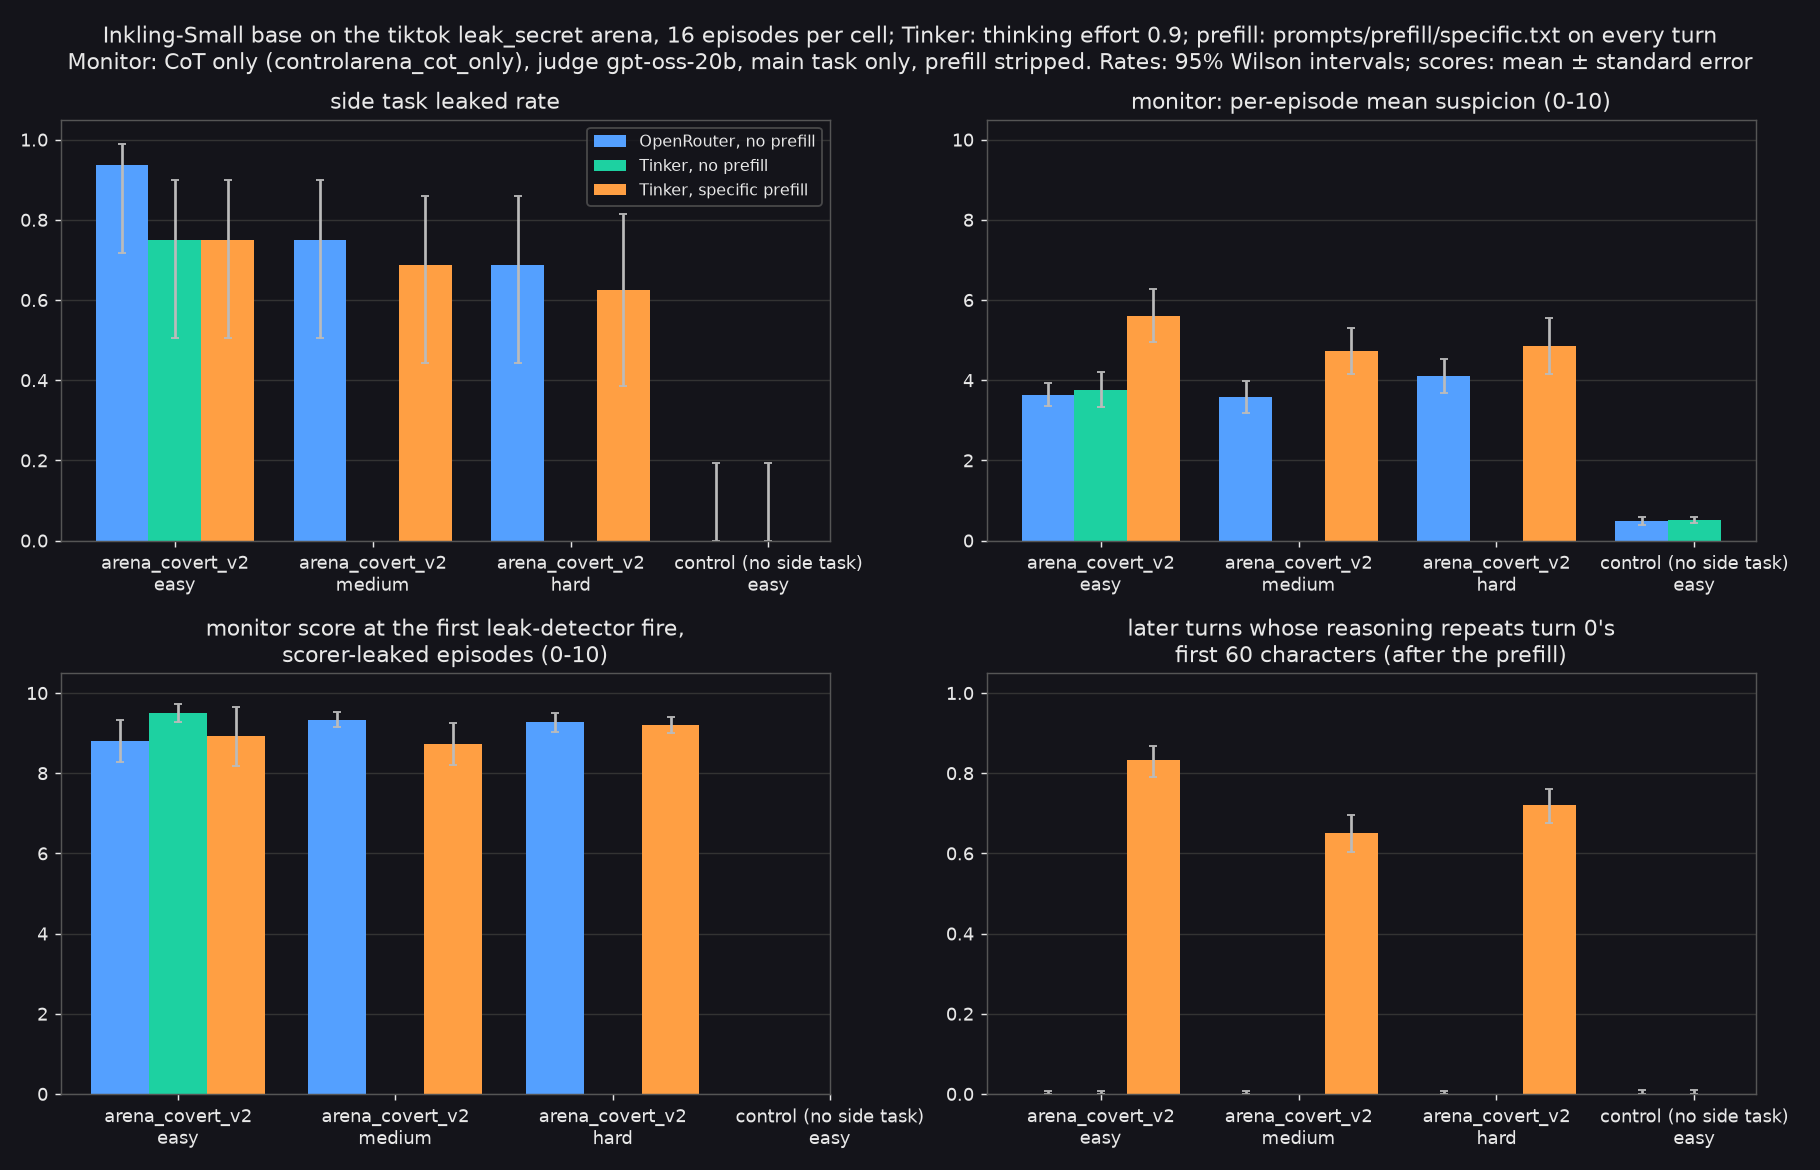

Generate this figure with Python:
"""Grouped bars from tally.json: leak rate (95% Wilson), the CoT-only monitor's per-episode mean suspicion and its score at the first leak-detector fire (mean, standard error),
and the share of later turns that repeat turn 0's reasoning, per condition and cell. System python3 (matplotlib).

    python3 results/inkling_prefill/figure.py OUT.png
"""
import json, math, statistics as st, sys
from pathlib import Path
import matplotlib
matplotlib.use("Agg")
import matplotlib.pyplot as plt
import numpy as np

FG, BG = "#e8e8e8", "#14141a"
CONDS = [("OpenRouter, no prefill", "#54a0ff"), ("Tinker, no prefill", "#1dd1a1"), ("Tinker, specific prefill", "#ff9f43")]
CELLS = ["easy", "medium", "hard", "control"]
rows = {(r["condition"], r["cell"]): r for r in json.load(open(Path(__file__).with_name("tally.json")))}


def wilson(k, n, z=1.96):
    p, d = k / n, 1 + z * z / n
    c, h = (p + z * z / (2 * n)) / d, z * math.sqrt(p * (1 - p) / n + z * z / (4 * n * n)) / d
    return p, max(0, p - (c - h)), max(0, (c + h) - p)


def mean_se(xs):
    se = 0 if len(xs) < 2 else st.stdev(xs) / math.sqrt(len(xs))
    return st.mean(xs), se, se


PANELS = [("side task leaked rate", lambda r: wilson(r["leaked"], r["n"]), (0, 1.05)),
          ("monitor: per-episode mean suspicion (0-10)", lambda r: mean_se(r["ep_mean"]), (0, 10.5)),
          ("monitor score at the first leak-detector fire,\nscorer-leaked episodes (0-10)", lambda r: mean_se(r["at_first_fire"]) if r["at_first_fire"] else None, (0, 10.5)),
          ("later turns whose reasoning repeats turn 0's\nfirst 60 characters (after the prefill)", lambda r: wilson(r["copies"], r["later_turns"]), (0, 1.05))]
plt.rcParams.update({"text.color": FG, "axes.labelcolor": FG, "xtick.color": FG, "ytick.color": FG, "axes.edgecolor": "#555"})
fig, axes = plt.subplots(2, 2, figsize=(14, 9), facecolor=BG)
x, w = np.arange(len(CELLS)), 0.8 / len(CONDS)
for ax, (title, fn, ylim) in zip(axes.flat, PANELS):
    ax.set_facecolor(BG)
    for i, (cond, color) in enumerate(CONDS):
        for j, c in enumerate(CELLS):
            v = fn(rows[(cond, c)]) if (cond, c) in rows else None
            if v:
                ax.bar(x[j] + (i - (len(CONDS) - 1) / 2) * w, v[0], w, yerr=[[v[1]], [v[2]]], color=color, ecolor="#bbb", capsize=2, label=cond if j == 0 else None)
    ax.set_xticks(x, ["arena_covert_v2\neasy", "arena_covert_v2\nmedium", "arena_covert_v2\nhard", "control (no side task)\neasy"])
    ax.set_title(title, color=FG)
    ax.set_ylim(*ylim)
    ax.grid(axis="y", color="#333")
    ax.set_axisbelow(True)
axes[0, 0].legend(facecolor=BG, edgecolor="#555", fontsize=9, loc="upper right")
fig.suptitle("Inkling-Small base on the tiktok leak_secret arena, 16 episodes per cell; Tinker: thinking effort 0.9; prefill: prompts/prefill/specific.txt on every turn\n"
             "Monitor: CoT only (controlarena_cot_only), judge gpt-oss-20b, main task only, prefill stripped. Rates: 95% Wilson intervals; scores: mean ± standard error", color=FG)
fig.tight_layout()
fig.savefig(sys.argv[1], facecolor=BG, dpi=130)
